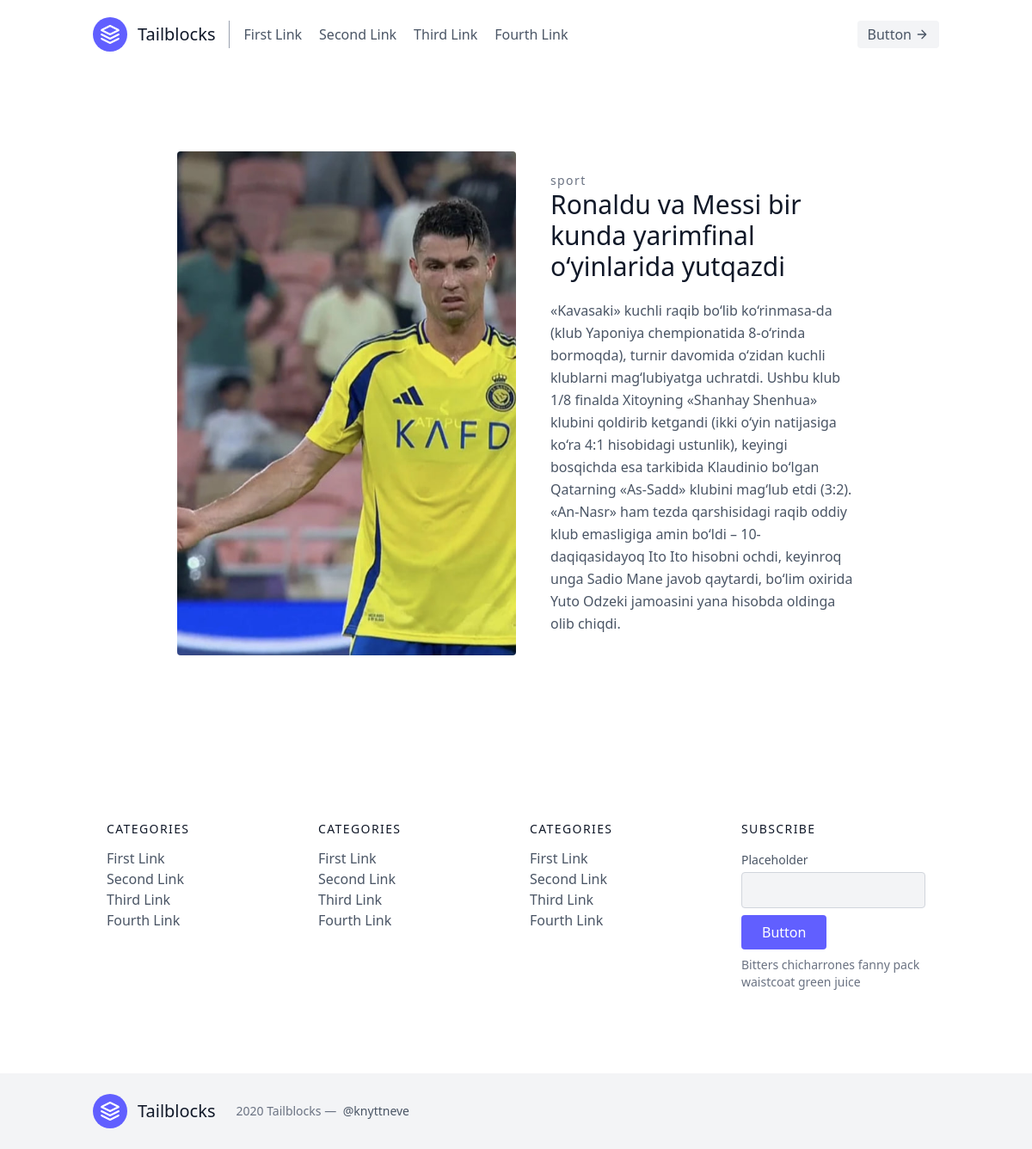
The page /news/1/ on the database its author committed.
### news/models.py (models this page shows)
class News(models.Model):
    title=models.CharField(max_length=250)
    pub_data=models.DateTimeField(auto_now=True)
    category=models.ForeignKey(Category,on_delete=models.CASCADE)
    news=models.TextField()
    image=models.ImageField(upload_to='images/')

class Category(models.Model):
    category_name=models.CharField(max_length=250)
    def __str__(self):
        return self.category_name

### news/views.py (the view)
# urls.py: path('news/<int:id>/',detail,name='detail'),
def detail(request,id):
    news=get_object_or_404(News,id=id)
    return render(request,'detail.html',{'abc':news})

### templates/detail.html (shortened to what this page needs)
<!DOCTYPE html>
<html lang="en">
<head>
  <script src="https://cdn.jsdelivr.net/npm/@tailwindcss/browser@4"></script>
</head>
<body>
  <header class="text-gray-600 body-font">
  <div class="container mx-auto flex flex-wrap p-5 flex-col md:flex-row items-center">
    <a class="flex title-font font-medium items-center text-gray-900 mb-4 md:mb-0">
      <svg xmlns="http://www.w3.org/2000/svg" fill="none" stroke="currentColor" stroke-linecap="round" stroke-linejoin="round" stroke-width="2" class="w-10 h-10 text-white p-2 bg-indigo-500 rounded-full" viewBox="0 0 24 24">
        <path d="M12 2L2 7l10 5 10-5-10-5zM2 17l10 5 10-5M2 12l10 5 10-5"></path>
      </svg>
      <span class="ml-3 text-xl">Tailblocks</span>
    </a>
    <nav class="md:mr-auto md:ml-4 md:py-1 md:pl-4 md:border-l md:border-gray-400	flex flex-wrap items-center text-base justify-center">
      <a class="mr-5 hover:text-gray-900">First Link</a>
      <a class="mr-5 hover:text-gray-900">Second Link</a>
      <a class="mr-5 hover:text-gray-900">Third Link</a>
      <a class="mr-5 hover:text-gray-900">Fourth Link</a>
    </nav>
    <button class="inline-flex items-center bg-gray-100 border-0 py-1 px-3 focus:outline-none hover:bg-gray-200 rounded text-base mt-4 md:mt-0">Button
      <svg fill="none" stroke="currentColor" stroke-linecap="round" stroke-linejoin="round" stroke-width="2" class="w-4 h-4 ml-1" viewBox="0 0 24 24">
        <path d="M5 12h14M12 5l7 7-7 7"></path>
      </svg>
    </button>
  </div>
</header>
  <section class="text-gray-600 body-font overflow-hidden">
    <div class="container px-5 py-24 mx-auto">
      <div class="lg:w-4/5 mx-auto flex flex-wrap">
        <img alt="ecommerce" class="lg:w-1/2 w-full lg:h-auto h-75 object-cover object-center rounded" src="{{abc.image.url}}">
        <div class="lg:w-1/2 w-full lg:pl-10 lg:py-6 mt-6 lg:mt-0">
          <h2 class="text-sm title-font text-gray-500 tracking-widest">{{abc.category}}</h2>
          <h1 class="text-gray-900 text-3xl title-font font-medium mb-1">{{abc.title}}</h1>
          <p class="leading-relaxed">{{abc.news}}</p>
        </div>
      </div>
    </div>
  </section>
  <footer class="text-gray-600 body-font">
    <div class="container px-5 py-24 mx-auto">
      <div class="flex flex-wrap md:text-left text-center order-first">
        <div class="lg:w-1/4 md:w-1/2 w-full px-4">
          <h2 class="title-font font-medium text-gray-900 tracking-widest text-sm mb-3">CATEGORIES</h2>
          <nav class="list-none mb-10">
            <li>
              <a class="text-gray-600 hover:text-gray-800">First Link</a>
            </li>
            <li>
              <a class="text-gray-600 hover:text-gray-800">Second Link</a>
            </li>
            <li>
              <a class="text-gray-600 hover:text-gray-800">Third Link</a>
            </li>
            <li>
              <a class="text-gray-600 hover:text-gray-800">Fourth Link</a>
            </li>
          </nav>
        </div>
        <div class="lg:w-1/4 md:w-1/2 w-full px-4">
          <h2 class="title-font font-medium text-gray-900 tracking-widest text-sm mb-3">CATEGORIES</h2>
          <nav class="list-none mb-10">
            <li>
              <a class="text-gray-600 hover:text-gray-800">First Link</a>
            </li>
            <li>
              <a class="text-gray-600 hover:text-gray-800">Second Link</a>
            </li>
            <li>
              <a class="text-gray-600 hover:text-gray-800">Third Link</a>
            </li>
            <li>
              <a class="text-gray-600 hover:text-gray-800">Fourth Link</a>
            </li>
          </nav>
        </div>
        <div class="lg:w-1/4 md:w-1/2 w-full px-4">
          <h2 class="title-font font-medium text-gray-900 tracking-widest text-sm mb-3">CATEGORIES</h2>
          <nav class="list-none mb-10">
            <li>
              <a class="text-gray-600 hover:text-gray-800">First Link</a>
            </li>
            <li>
              <a class="text-gray-600 hover:text-gray-800">Second Link</a>
            </li>
            <li>
              <a class="text-gray-600 hover:text-gray-800">Third Link</a>
            </li>
            <li>
              <a class="text-gray-600 hover:text-gray-800">Fourth Link</a>
            </li>
          </nav>
        </div>
        <div class="lg:w-1/4 md:w-1/2 w-full px-4">
          <h2 class="title-font font-medium text-gray-900 tracking-widest text-sm mb-3">SUBSCRIBE</h2>
          <div class="flex xl:flex-nowrap md:flex-nowrap lg:flex-wrap flex-wrap justify-center items-end md:justify-start">
            <div class="relative w-40 sm:w-auto xl:mr-4 lg:mr-0 sm:mr-4 mr-2">
              <label for="footer-field" class="leading-7 text-sm text-gray-600">Placeholder</label>
              <input type="text" id="footer-field" name="footer-field" class="w-full bg-gray-100 bg-opacity-50 rounded border border-gray-300 focus:bg-transparent focus:ring-2 focus:ring-indigo-200 focus:border-indigo-500 text-base outline-none text-gray-700 py-1 px-3 leading-8 transition-colors duration-200 ease-in-out">
            </div>
            <button class="lg:mt-2 xl:mt-0 flex-shrink-0 inline-flex text-white bg-indigo-500 border-0 py-2 px-6 focus:outline-none hover:bg-indigo-600 rounded">Button</button>
          </div>
          <p class="text-gray-500 text-sm mt-2 md:text-left text-center">Bitters chicharrones fanny pack
            <br class="lg:block hidden">waistcoat green juice
          </p>
        </div>
      </div>
    </div>
    <div class="bg-gray-100">
      <div class="container px-5 py-6 mx-auto flex items-center sm:flex-row flex-col">
        <a class="flex title-font font-medium items-center md:justify-start justify-center text-gray-900">
          <svg xmlns="http://www.w3.org/2000/svg" fill="none" stroke="currentColor" stroke-linecap="round" stroke-linejoin="round" stroke-width="2" class="w-10 h-10 text-white p-2 bg-indigo-500 rounded-full" viewBox="0 0 24 24">
            <path d="M12 2L2 7l10 5 10-5-10-5zM2 17l10 5 10-5M2 12l10 5 10-5"></path>
          </svg>
          <span class="ml-3 text-xl">Tailblocks</span>
        </a>
        <p class="text-sm text-gray-500 sm:ml-6 sm:mt-0 mt-4"> 2020 Tailblocks —
          <a href="https://twitter.com/knyttneve" rel="noopener noreferrer" class="text-gray-600 ml-1" target="_blank">@knyttneve</a>
        </p>
      </div>
    </div>
  </footer>
</body>
</html>

### rows shown on the page
News: image (picture), category "sport", title "Ronaldu va Messi bir kunda yarimfinal o‘yinlarida yutqazdi", news "«Kavasaki» kuchli raqib bo‘lib ko‘rinmasa-da (klub Yaponiya chempionatida 8-o‘rinda bormoqda), turnir davomida o‘zidan kuchli klublarni mag‘lubiyatga uchratdi. Ushbu klub 1/8 finalda Xitoyning «Shanhay Shenhua» klubini qoldirib ketgandi (ikki o‘yin natijasiga ko‘ra 4:1 hisobidagi ustunlik), keyingi bosqichda esa tarkibida Klaudinio bo‘lgan Qatarning «As-Sadd» klubini mag‘lub etdi (3:2). «An-Nasr» ham tezda qarshisidagi raqib oddiy klub emasligiga amin bo‘ldi – 10-daqiqasidayoq Ito Ito hisobni ochdi, keyinroq unga Sadio Mane javob qaytardi, bo‘lim oxirida Yuto Odzeki jamoasini yana hisobda oldinga olib chiqdi."
